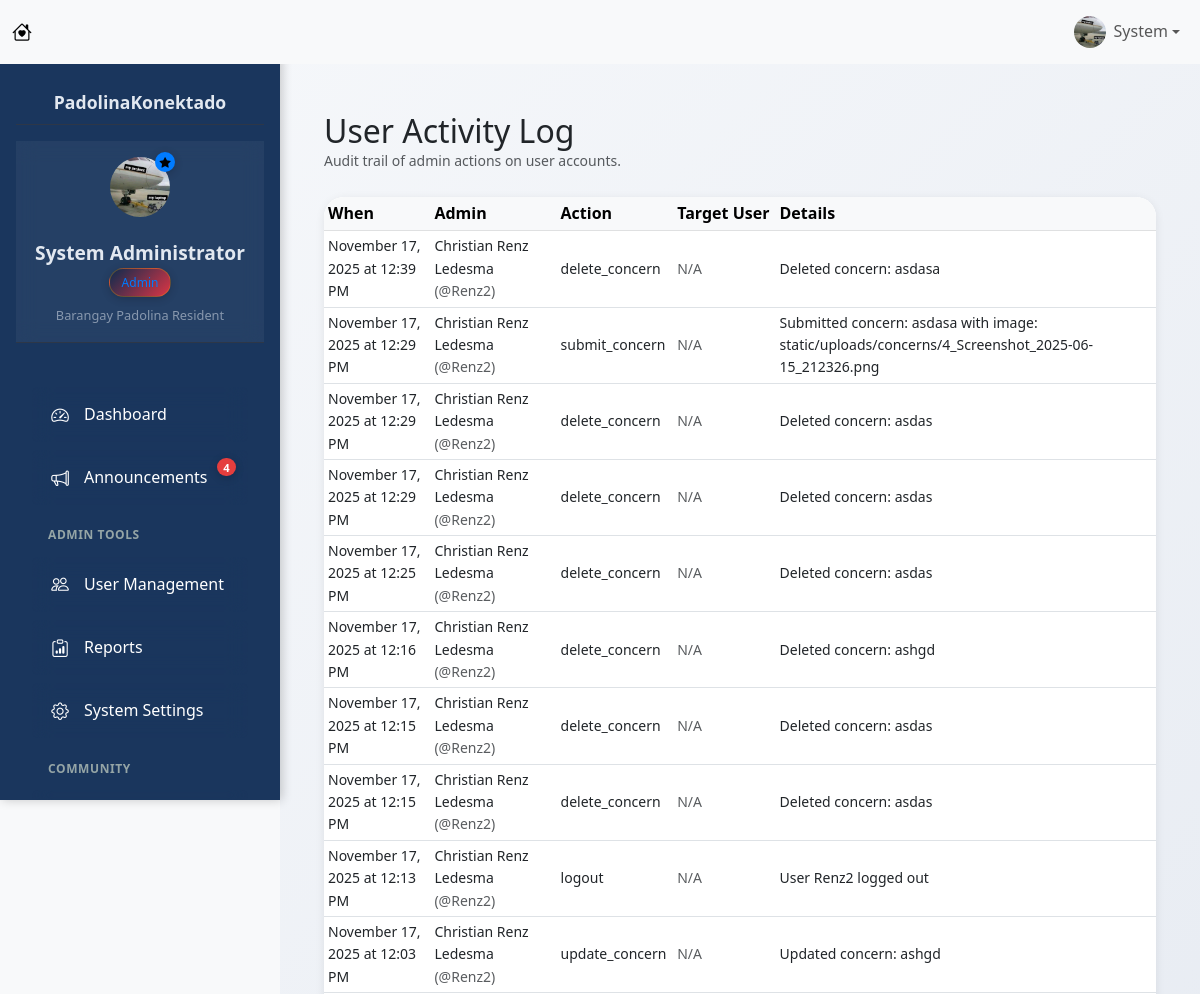
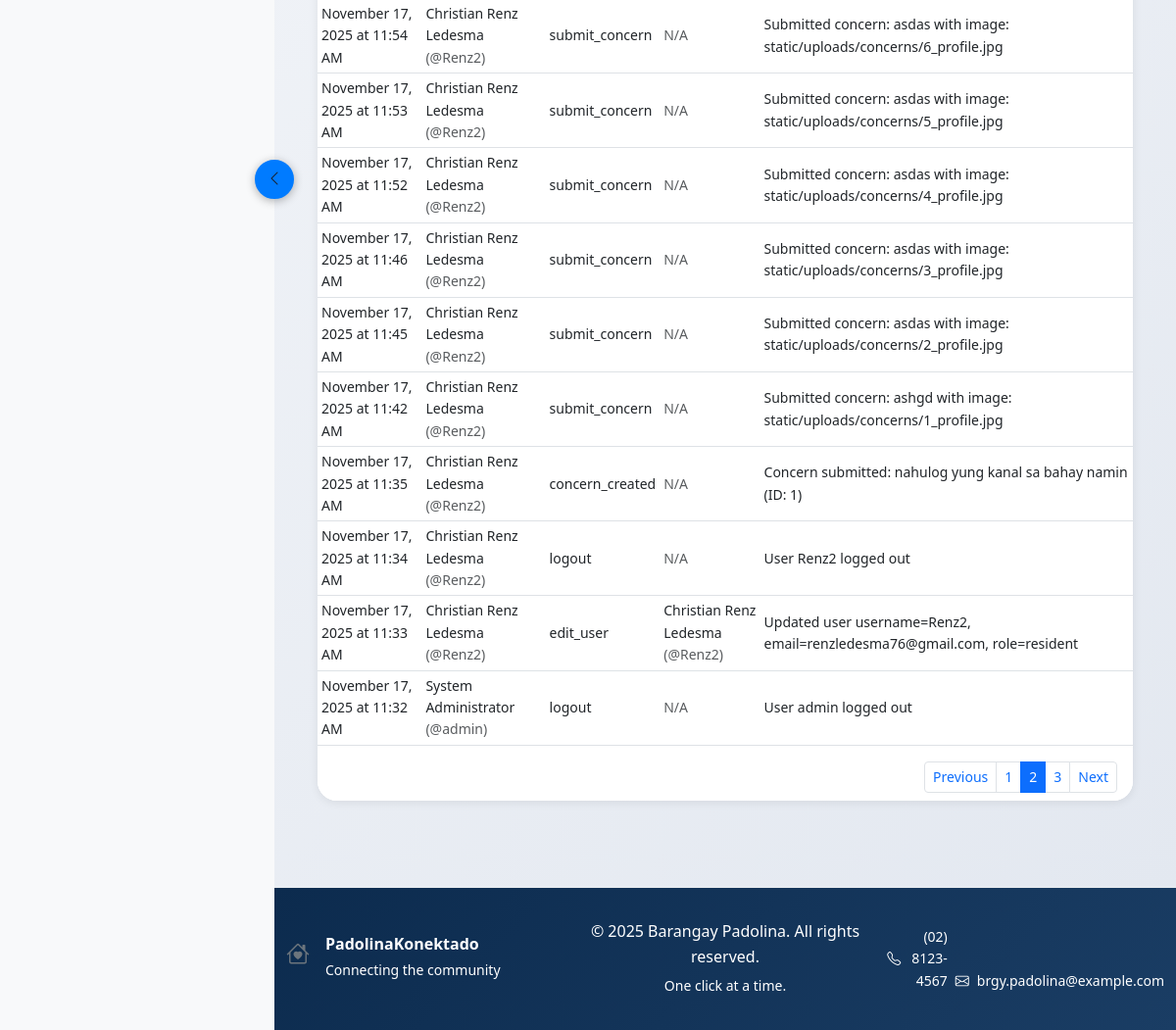
Page /user_activity_log?page=2 (signed in) on the committed database (2 pictures, top to bottom).
### tables this page shows
CREATE TABLE users (
            id INTEGER PRIMARY KEY AUTOINCREMENT,
            username TEXT UNIQUE NOT NULL,
            email TEXT UNIQUE NOT NULL,
            password TEXT NOT NULL,
            first_name TEXT NOT NULL,
            last_name TEXT NOT NULL,
            user_type TEXT DEFAULT 'resident',
            address TEXT,
            phone TEXT,
            is_active BOOLEAN DEFAULT 1,
            created_at TIMESTAMP DEFAULT CURRENT_TIMESTAMP,
            updated_at TIMESTAMP DEFAULT CURRENT_TIMESTAMP,
            last_login TIMESTAMP
        , profile_picture TEXT);

CREATE TABLE user_activity_log (
            id INTEGER PRIMARY KEY AUTOINCREMENT,
            admin_id INTEGER NOT NULL,
            target_user_id INTEGER,
            action TEXT NOT NULL,
            details TEXT,
            created_at TIMESTAMP DEFAULT CURRENT_TIMESTAMP,
            FOREIGN KEY (admin_id) REFERENCES users (id),
            FOREIGN KEY (target_user_id) REFERENCES users (id)
        );

### app.py (the view)
@app.route('/user_activity_log')
@admin_required
def user_activity_log():
    try:
        page = int(request.args.get('page', 1))
    except ValueError:
        page = 1
    per_page = 20
    try:
        conn = get_db_connection()
        cursor = conn.cursor()
        cursor.execute("SELECT COUNT(*) as total FROM user_activity_log")
        total = cursor.fetchone()['total']
        offset = (page - 1) * per_page
        cursor.execute(
            '''
            SELECT l.*,
                   a.username AS admin_username,
                   a.first_name AS admin_first_name,
                   a.last_name AS admin_last_name,
                   t.username AS target_username,
                   t.first_name AS target_first_name,
                   t.last_name AS target_last_name
            FROM user_activity_log l
            JOIN users a ON l.admin_id = a.id
            LEFT JOIN users t ON l.target_user_id = t.id
            ORDER BY l.created_at DESC
            LIMIT ? OFFSET ?
            ''',
            (per_page, offset),
        )
        logs = cursor.fetchall()
    except Exception as e:
        print(f"Error loading activity log: {e}")
        logs = []
        total = 0
    finally:
        if 'conn' in locals():
            conn.close()
    total_pages = (total + per_page - 1) // per_page if per_page else 1
    pagination = {
        'page': page,
        'per_page': per_page,
        'total': total,
        'total_pages': total_pages,
        'has_prev': page > 1,
        'has_next': page < total_pages,
    }
    return render_template('user_activity_log.html', logs=logs, pagination=pagination)

### templates/user_activity_log.html
{% extends "base.html" %}
{% block content %}
<div class="container-fluid py-4">
    <div class="d-flex justify-content-between align-items-center mb-4 flex-wrap gap-2">
        <div>
            <h2 class="mb-0">User Activity Log</h2>
            <div class="text-muted small">Audit trail of admin actions on user accounts.</div>
        </div>
    </div>
    <div class="card shadow-sm border-0">
        <div class="card-body p-0">
            <div class="table-responsive">
                <table class="table table-sm align-middle mb-0">
                    <thead class="table-light">
                        <tr>
                            <th>When</th>
                            <th>Admin</th>
                            <th>Action</th>
                            <th>Target User</th>
                            <th>Details</th>
                        </tr>
                    </thead>
                    <tbody>
                        {% if logs %}
                            {% for log in logs %}
                                <tr>
                                    <td class="small">{{ log.created_at|default('')|format_datetime if log.created_at else '' }}</td>
                                    <td class="small">
                                        {{ log.admin_first_name }} {{ log.admin_last_name }}
                                        <span class="text-muted">(@{{ log.admin_username }})</span>
                                    </td>
                                    <td class="small">{{ log.action }}</td>
                                    <td class="small">
                                        {% if log.target_user_id %}
                                            {{ log.target_first_name }} {{ log.target_last_name }}
                                            {% if log.target_username %}
                                                <span class="text-muted">(@{{ log.target_username }})</span>
                                            {% endif %}
                                        {% else %}
                                            <span class="text-muted">N/A</span>
                                        {% endif %}
                                    </td>
                                    <td class="small">{{ log.details }}</td>
                                </tr>
                            {% endfor %}
                        {% else %}
                            <tr>
                                <td colspan="5" class="text-center py-4 text-muted">
                                    No activity log entries found.
                                </td>
                            </tr>
                        {% endif %}
                    </tbody>
                </table>
            </div>
        </div>
        {% if pagination.total_pages > 1 %}
        <div class="card-footer bg-white border-0 pt-3 pb-2">
            <nav aria-label="Activity log pagination">
                <ul class="pagination pagination-sm mb-0 justify-content-end">
                    <li class="page-item {% if not pagination.has_prev %}disabled{% endif %}">
                        <a class="page-link"
                           href="{% if pagination.has_prev %}{{ url_for('user_activity_log', page=pagination.page-1) }}{% else %}#{% endif %}">
                            Previous
                        </a>
                    </li>
                    {% for p in range(1, pagination.total_pages + 1) %}
                        <li class="page-item {% if p == pagination.page %}active{% endif %}">
                            <a class="page-link" href="{{ url_for('user_activity_log', page=p) }}">{{ p }}</a>
                        </li>
                    {% endfor %}
                    <li class="page-item {% if not pagination.has_next %}disabled{% endif %}">
                        <a class="page-link"
                           href="{% if pagination.has_next %}{{ url_for('user_activity_log', page=pagination.page+1) }}{% else %}#{% endif %}">
                            Next
                        </a>
                    </li>
                </ul>
            </nav>
        </div>
        {% endif %}
    </div>
</div>
{% endblock %}

### templates/base.html (shortened to what this page needs)
<!DOCTYPE html>
<html lang="en">
<head>
    <link href="https://cdn.jsdelivr.net/npm/bootstrap@5.3.0/dist/css/bootstrap.min.css" rel="stylesheet">
    <link rel="stylesheet" href="https://cdn.jsdelivr.net/npm/bootstrap-icons@1.11.0/font/bootstrap-icons.css">
    <link rel="stylesheet" href="{{ url_for('static', filename='css/style.css') }}">
</head>
<body class="bg-light">
    <nav class="navbar navbar-expand-lg navbar-light bg-light fixed-top">
        <div class="container-fluid">
            <a class="navbar-brand fw-bold" href="{{ url_for('dashboard') }}">
                <i class="bi bi-house-heart"></i>
            </a>
            <div class="navbar-nav ms-auto">
                {% if session.user_id %}
                <li class="nav-item dropdown">
                    <a class="nav-link dropdown-toggle d-flex align-items-center" href="#" role="button" data-bs-toggle="dropdown">
                        <img src="{{ get_profile_picture_url(session.profile_picture) }}"
                             class="rounded-circle me-2" alt="Profile Picture" style="width: 32px; height: 32px; object-fit: cover;">
                        {{ session.first_name }}
                    </a>
                </li>
                {% endif %}
            </div>
        </div>
    </nav>
    {% if session.user_id %}
    <div class="desktop-sidebar" id="desktopSidebar">
        <div class="sidebar-content">
            <div class="sidebar-header">
                <div class="brand-text">PadolinaKonektado</div>
            </div>
            <div class="user-profile-section">
                <div class="position-relative d-inline-block">
                    <img src="{{ get_profile_picture_url(session.profile_picture) }}"
                         class="rounded-circle" alt="Profile Picture" style="width: 60px; height: 60px; object-fit: cover;">
                    {% if session.user_type == 'admin' %}
                    <span class="admin-badge">
                        <i class="bi bi-star-fill"></i>
                    </span>
                    {% endif %}
                </div>
                <h6 class="user-name">{{ session.first_name }} {{ session.last_name }}</h6>
                <span class="user-badge user-{{ session.user_type }}">
                    {{ session.user_type|title }}
                </span>
                <p class="user-location">Barangay Padolina Resident</p>
            </div>
            <div class="sidebar-navigation">
                <ul class="nav nav-pills flex-column">
                    <li class="nav-item">
                        <a class="nav-link sidebar-link {% if request.endpoint == 'dashboard' %}active{% endif %}"
                            href="{{ url_for('dashboard') }}">
                            <i class="bi bi-speedometer2"></i>
                            <span>Dashboard</span>
                        </a>
                    </li>
                    <li class="nav-item">
                        <a class="nav-link sidebar-link {% if request.endpoint == 'announcements' %}active{% endif %}"
                            href="{{ url_for('announcements') }}">
                            <i class="bi bi-megaphone"></i>
                            <span>Announcements</span>
                            <span class="notification-badge">
                                {% if announcement_count and announcement_count > 0 %}
                                {{ announcement_count }}
                                {% endif %}
                            </span>
                        </a>
                    </li>
                    {% if session.user_type == 'admin' %}
                    <li class="nav-item section-header">
                        <span>Admin Tools</span>
                    </li>
                    <li class="nav-item">
                        <a class="nav-link sidebar-link {% if request.endpoint == 'user_management' %}active{% endif %}"
                            href="{{ url_for('user_management') }}">
                            <i class="bi bi-people"></i>
                            <span>User Management</span>
                        </a>
                    </li>
                    <li class="nav-item">
                        <a class="nav-link sidebar-link {% if request.endpoint == 'reports' %}active{% endif %}"
                            href="{{ url_for('reports') }}">
                            <i class="bi bi-clipboard-data"></i>
                            <span>Reports</span>
                        </a>
                    </li>
                    <li class="nav-item">
                        <a class="nav-link sidebar-link {% if request.endpoint == 'system_settings' %}active{% endif %}"
                            href="{{ url_for('system_settings') }}">
                            <i class="bi bi-gear"></i>
                            <span>System Settings</span>
                        </a>
                    </li>
                    {% endif %}
                    <li class="nav-item section-header">
                        <span>Community</span>
                    </li>
                    <li class="nav-item">
                        <a class="nav-link sidebar-link {% if request.endpoint == 'news' %}active{% endif %}"
                            href="{{ url_for('news') }}">
                        </a>
                    </li>
                </ul>
            </div>
        </div>
    </div>
    <div class="sidebar-toggle" id="sidebarToggle">
        <i class="bi bi-chevron-left"></i>
    </div>
    {% endif %}
    <main class="main-content" id="mainContent">
        <div class="flash-messages">
        </div>
        <div class="content-wrapper">
            {% block content %}{% endblock %}
        </div>
    </main>
    <footer class="main-footer bg-light" id="mainFooter">
        <div class="container-fluid">
            <div class="row align-items-center py-3">
                <div class="col-12 col-md-4 text-center text-md-start mb-3 mb-md-0">
                    <div class="d-flex flex-column flex-md-row align-items-center align-items-md-start">
                        <div class="mb-2 mb-md-0 me-md-3">
                            <i class="bi bi-house-heart fs-4 text-primary"></i>
                        </div>
                        <div class="text-center text-md-start">
                            <h6 class="mb-1 fw-bold">PadolinaKonektado</h6>
                            <small class="text-muted" style="color: white !important;">Connecting the community</small>
                        </div>
                    </div>
                </div>
                <div class="col-12 col-md-4 text-center mb-3 mb-md-0">
                    <p class="mb-1">&copy; 2025 Barangay Padolina. All rights reserved.</p>
                    <small class="text-muted" style="color: white !important;">One click at a time.</small>
                </div>
                <div class="col-12 col-md-4 text-center text-md-end">
                    <div
                        class="d-flex flex-column flex-md-row justify-content-center justify-content-md-end align-items-center align-items-md-end gap-2">
                        <small class="d-flex align-items-center justify-content-center justify-content-md-end">
                            <i class="bi bi-telephone me-2"></i>
                            <span>(02) 8123-4567</span>
                        </small>
                        <small class="d-flex align-items-center justify-content-center justify-content-md-end">
                            <i class="bi bi-envelope me-2"></i>
                            <span>brgy.padolina@example.com</span>
                        </small>
                    </div>
                </div>
            </div>
        </div>
    </footer>
</body>
</html>

### rows in the picture
users: first_name "System", last_name "Administrator"
user_activity_log: created_at "November 17, 2025 at 12:39 PM", admin_first_name "Christian Renz", admin_last_name "Ledesma", admin_username "Renz2", action "delete_concern", shows "N/A", details "Deleted concern: asdasa"
user_activity_log: created_at "November 17, 2025 at 12:29 PM", admin_first_name "Christian Renz", admin_last_name "Ledesma", admin_username "Renz2", action "submit_concern", shows "N/A", details "Submitted concern: asdasa with image: static/uploads/concerns/4_Screenshot_2025-06-15_212326.png"
user_activity_log: created_at "November 17, 2025 at 12:29 PM", admin_first_name "Christian Renz", admin_last_name "Ledesma", admin_username "Renz2", action "delete_concern", shows "N/A", details "Deleted concern: asdas"
user_activity_log: created_at "November 17, 2025 at 12:29 PM", admin_first_name "Christian Renz", admin_last_name "Ledesma", admin_username "Renz2", action "delete_concern", shows "N/A", details "Deleted concern: asdas"
user_activity_log: created_at "November 17, 2025 at 12:25 PM", admin_first_name "Christian Renz", admin_last_name "Ledesma", admin_username "Renz2", action "delete_concern", shows "N/A", details "Deleted concern: asdas"
user_activity_log: created_at "November 17, 2025 at 12:16 PM", admin_first_name "Christian Renz", admin_last_name "Ledesma", admin_username "Renz2", action "delete_concern", shows "N/A", details "Deleted concern: ashgd"
user_activity_log: created_at "November 17, 2025 at 12:15 PM", admin_first_name "Christian Renz", admin_last_name "Ledesma", admin_username "Renz2", action "delete_concern", shows "N/A", details "Deleted concern: asdas"
user_activity_log: created_at "November 17, 2025 at 12:15 PM", admin_first_name "Christian Renz", admin_last_name "Ledesma", admin_username "Renz2", action "delete_concern", shows "N/A", details "Deleted concern: asdas"
user_activity_log: created_at "November 17, 2025 at 12:13 PM", admin_first_name "Christian Renz", admin_last_name "Ledesma", admin_username "Renz2", action "logout", shows "N/A", details "User Renz2 logged out"
user_activity_log: created_at "November 17, 2025 at 12:03 PM", admin_first_name "Christian Renz", admin_last_name "Ledesma", admin_username "Renz2", action "update_concern", shows "N/A", details "Updated concern: ashgd"
user_activity_log: created_at "November 17, 2025 at 11:54 AM", admin_first_name "Christian Renz", admin_last_name "Ledesma", admin_username "Renz2", action "submit_concern", shows "N/A", details "Submitted concern: asdas with image: static/uploads/concerns/6_profile.jpg"
user_activity_log: created_at "November 17, 2025 at 11:53 AM", admin_first_name "Christian Renz", admin_last_name "Ledesma", admin_username "Renz2", action "submit_concern", shows "N/A", details "Submitted concern: asdas with image: static/uploads/concerns/5_profile.jpg"
user_activity_log: created_at "November 17, 2025 at 11:52 AM", admin_first_name "Christian Renz", admin_last_name "Ledesma", admin_username "Renz2", action "submit_concern", shows "N/A", details "Submitted concern: asdas with image: static/uploads/concerns/4_profile.jpg"
user_activity_log: created_at "November 17, 2025 at 11:46 AM", admin_first_name "Christian Renz", admin_last_name "Ledesma", admin_username "Renz2", action "submit_concern", shows "N/A", details "Submitted concern: asdas with image: static/uploads/concerns/3_profile.jpg"
user_activity_log: created_at "November 17, 2025 at 11:45 AM", admin_first_name "Christian Renz", admin_last_name "Ledesma", admin_username "Renz2", action "submit_concern", shows "N/A", details "Submitted concern: asdas with image: static/uploads/concerns/2_profile.jpg"
user_activity_log: created_at "November 17, 2025 at 11:42 AM", admin_first_name "Christian Renz", admin_last_name "Ledesma", admin_username "Renz2", action "submit_concern", shows "N/A", details "Submitted concern: ashgd with image: static/uploads/concerns/1_profile.jpg"
user_activity_log: created_at "November 17, 2025 at 11:35 AM", admin_first_name "Christian Renz", admin_last_name "Ledesma", admin_username "Renz2", action "concern_created", shows "N/A", details "Concern submitted: nahulog yung kanal sa bahay namin (ID: 1)"
user_activity_log: created_at "November 17, 2025 at 11:34 AM", admin_first_name "Christian Renz", admin_last_name "Ledesma", admin_username "Renz2", action "logout", shows "N/A", details "User Renz2 logged out"
user_activity_log: created_at "November 17, 2025 at 11:33 AM", admin_first_name "Christian Renz", admin_last_name "Ledesma", admin_username "Renz2", action "edit_user", target_first_name "Christian Renz", target_last_name "Ledesma", target_username "Renz2", details "Updated user username=Renz2, email=renzledesma76@gmail.com, role=resident"
user_activity_log: created_at "November 17, 2025 at 11:32 AM", admin_first_name "System", admin_last_name "Administrator", admin_username "admin", action "logout", shows "N/A", details "User admin logged out"

### other values in the picture
{{ session.user_type|title }} "Admin"
{{ announcement_count }} "4"
{{ p }} "1" "2" "3"
